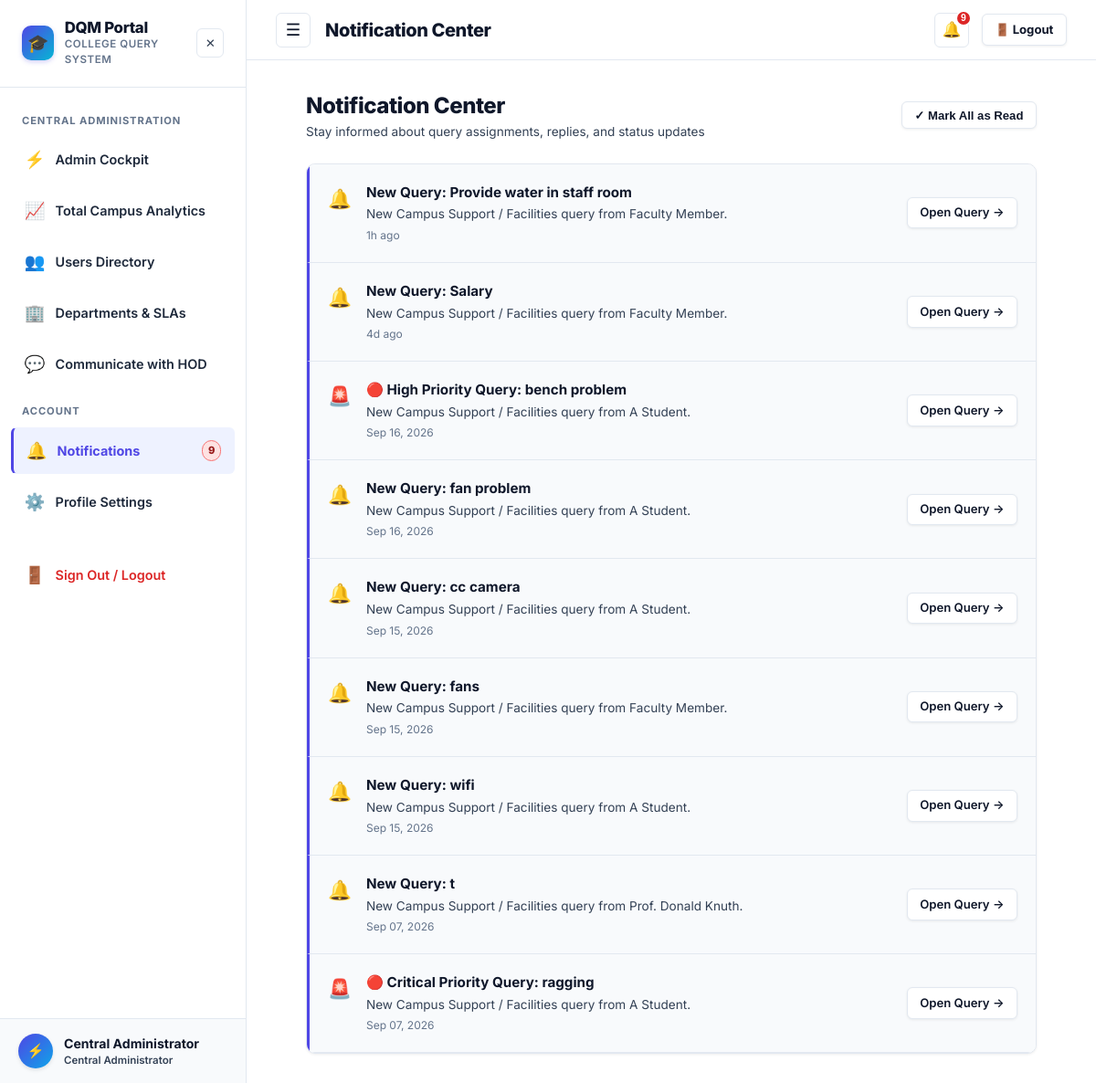
Page /notifications (signed in) on the committed database.
### tables this page shows
CREATE TABLE users (
    id INTEGER PRIMARY KEY AUTOINCREMENT,
    name TEXT DEFAULT 'Anonymous User',
    email TEXT NOT NULL UNIQUE,
    password_hash TEXT NOT NULL,
    role TEXT NOT NULL DEFAULT 'student',
    level TEXT,
    department TEXT,
    course TEXT,
    year INTEGER,
    phone TEXT,
    roll_no TEXT,
    designation TEXT,
    is_active INTEGER DEFAULT 1,
    last_active_at TIMESTAMP DEFAULT CURRENT_TIMESTAMP,
    created_at TIMESTAMP DEFAULT CURRENT_TIMESTAMP
);

CREATE TABLE notifications (
    id INTEGER PRIMARY KEY AUTOINCREMENT,
    user_id INTEGER NOT NULL,
    query_id INTEGER,
    title TEXT NOT NULL,
    message TEXT NOT NULL,
    type TEXT DEFAULT 'info',
    is_read INTEGER DEFAULT 0,
    created_at TIMESTAMP DEFAULT CURRENT_TIMESTAMP,
    FOREIGN KEY(user_id) REFERENCES users(id) ON DELETE CASCADE,
    FOREIGN KEY(query_id) REFERENCES queries(id) ON DELETE CASCADE
);

### app.py (the view)
@app.route('/notifications')
@login_required
def notifications():
    user = get_current_user()
    db = get_db()
    all_notifs = db.execute("""
        SELECT n.*, q.title as query_title
        FROM notifications n
        LEFT JOIN queries q ON n.query_id = q.id
        WHERE n.user_id = ?
        ORDER BY n.created_at DESC
    """, (user['id'],)).fetchall()
    return render_template('notifications.html', notifications=all_notifs)

### app.py (called while the page is built)
@app.before_request
def track_user_activity():
    user = get_current_user()
    if user and user.get('id'):
        uid = user['id']
        if uid not in ONLINE_USERS:
            ONLINE_USERS[uid] = set()
        now_str = datetime.now().strftime('%Y-%m-%d %H:%M:%S')
        try:
            db = get_db()
            db.execute("UPDATE users SET last_active_at = ? WHERE id = ?", (now_str, uid))
            db.commit()
        except Exception:
            pass

def login_required(f):
    @wraps(f)
    def decorated_function(*args, **kwargs):
        user = get_current_user()
        if not user:
            session.clear()
            flash('Please log in to access this page.', 'warning')
            return redirect(url_for('login', next=request.url))
        return f(*args, **kwargs)
    return decorated_function

def get_current_user():
    if 'user_id' in session:
        db = get_db()
        user = db.execute('SELECT * FROM users WHERE id = ?', (session['user_id'],)).fetchone()
        if not user or not user['is_active']:
            session.clear()
            return None
        return dict(user)
    return None

### database.py (called while the page is built)
def get_db():
    if 'db' not in g:
        g.db = sqlite3.connect(
            current_app.config['DATABASE'],
            detect_types=sqlite3.PARSE_DECLTYPES
        )
        g.db.row_factory = sqlite3.Row
        g.db.execute("PRAGMA foreign_keys = ON")
        init_db(g.db)
    return g.db

### models.py (called while the page is built)
def init_db(db_conn):
    db_conn.executescript(SCHEMA)
    check_and_migrate_db(db_conn)
    db_conn.commit()

### templates/notifications.html (shortened to what this page needs)
{% extends 'base.html' %}
{% block page_title %}Notification Center{% endblock %}
{% block content %}
<div style="max-width: 800px; margin: 0 auto;">
  <div style="display: flex; justify-content: space-between; align-items: center; margin-bottom: 1.5rem;">
    <div>
      <h1 style="font-size: 1.5rem; font-weight: 800; color: var(--text-main); margin: 0;">Notification Center</h1>
      <p style="font-size: 0.85rem; color: var(--text-muted); margin: 0;">Stay informed about query assignments, replies, and status updates</p>
    </div>
    <button type="button" class="btn btn-secondary btn-sm" onclick="markAllRead()">
      ✓ Mark All as Read
    </button>
  </div>
  <div class="card" style="padding: 0; overflow: hidden;">
    {% if notifications %}
      {% for n in notifications %}
      <div class="notif-item {% if not n.is_read %}unread{% endif %}" style="padding: 1.25rem; display: flex; justify-content: space-between; align-items: center; border-bottom: 1px solid var(--border-color);">
        <div style="display: flex; gap: 1rem; align-items: flex-start;">
          <div style="font-size: 1.3rem; margin-top: 2px;">
            {% if n.type == 'urgent' %}🚨
            {% elif n.type == 'success' %}✅
            {% elif n.type == 'message' %}💬
            {% else %}🔔{% endif %}
          </div>
          <div>
            <div style="font-weight: 700; font-size: 0.95rem; color: var(--text-main);">{{ n.title }}</div>
            <div style="font-size: 0.85rem; color: var(--text-muted); margin-top: 2px;">{{ n.message }}</div>
            <div style="font-size: 0.75rem; color: var(--text-light); margin-top: 4px;">{{ n.created_at | timeago }}</div>
          </div>
        </div>
        <div>
          {% if n.query_id %}
          <a href="{{ url_for('query_details', query_id=n.query_id) }}" class="btn btn-secondary btn-sm" onclick="markSingleRead({{ n.id }})">
            Open Query →
          </a>
          {% endif %}
        </div>
      </div>
      {% endfor %}
    {% endif %}
  </div>
</div>
{% endblock %}

### templates/base.html (shortened to what this page needs)
<!DOCTYPE html>
<html lang="en">
<head>
  <link rel="stylesheet" href="{{ url_for('static', filename='css/style.css') }}">
</head>
<body data-user-role="{{ current_user.role if current_user else '' }}" data-user-dept="{{ current_user.department if current_user else '' }}" data-user-id="{{ current_user.id if current_user else '' }}">
  <div class="app-container">
    {% if current_user %}
    <aside class="sidebar" id="appSidebar">
      <div class="sidebar-header">
        <a href="{{ url_for('index') }}" class="sidebar-brand-wrapper" style="text-decoration: none; color: inherit;">
          <div class="sidebar-logo">🎓</div>
          <div class="sidebar-brand">
            <h2>DQM Portal</h2>
            <p>College Query System</p>
          </div>
        </a>
        <button type="button" class="sidebar-close-btn" id="sidebarCloseBtn" title="Close Navigation" aria-label="Close Navigation">
          ✕
        </button>
      </div>
      <nav class="sidebar-nav">
        {% if current_user.role == 'principal' %}
        <div class="nav-section-title">Principal Navigation</div>
        <a href="{{ url_for('department_dashboard', dept='Others') }}" class="nav-item {% if request.endpoint == 'department_dashboard' %}active{% endif %}">
          <span class="icon">📥</span> Received Queries
        </a>
        <a href="{{ url_for('admin_analytics') }}" class="nav-item {% if request.endpoint in ['admin_analytics', 'hod_analytics'] %}active{% endif %}">
          <span class="icon">📊</span> Analysis
        </a>
        <a href="{{ url_for('admin_users') }}" class="nav-item {% if request.endpoint == 'admin_users' %}active{% endif %}">
          <span class="icon">👥</span> Users
        </a>
        <a href="{{ url_for('admin_communicate_hod') }}" class="nav-item {% if request.endpoint == 'admin_communicate_hod' %}active{% endif %}">
          <span class="icon">💬</span> Communicate with HOD
        </a>
        {% else %}
        {% if current_user.role == 'admin' %}
        <div class="nav-section-title">Central Administration</div>
        <a href="{{ url_for('admin_dashboard') }}" class="nav-item {% if request.endpoint == 'admin_dashboard' %}active{% endif %}">
          <span class="icon">⚡</span> Admin Cockpit
        </a>
        <a href="{{ url_for('admin_analytics') }}" class="nav-item {% if request.endpoint == 'admin_analytics' %}active{% endif %}">
          <span class="icon">📈</span> Total Campus Analytics
        </a>
        <a href="{{ url_for('admin_users') }}" class="nav-item {% if request.endpoint == 'admin_users' %}active{% endif %}">
          <span class="icon">👥</span> Users Directory
        </a>
        <a href="{{ url_for('admin_departments') }}" class="nav-item {% if request.endpoint == 'admin_departments' %}active{% endif %}">
          <span class="icon">🏢</span> Departments & SLAs
        </a>
        <a href="{{ url_for('admin_communicate_hod') }}" class="nav-item {% if request.endpoint == 'admin_communicate_hod' %}active{% endif %}">
          <span class="icon">💬</span> Communicate with HOD
        </a>
        {% endif %}
        {% endif %}
        <div class="nav-section-title">Account</div>
        <a href="{{ url_for('notifications') }}" class="nav-item {% if request.endpoint == 'notifications' %}active{% endif %}">
          <span class="icon">🔔</span> Notifications
          {% if unread_notifications_count > 0 %}
          <span class="badge badge-urgent" style="margin-left: auto; padding: 2px 6px; font-size: 0.7rem;">{{ unread_notifications_count }}</span>
          {% endif %}
        </a>
        <a href="{{ url_for('profile') }}" class="nav-item {% if request.endpoint == 'profile' %}active{% endif %}">
          <span class="icon">⚙️</span> Profile Settings
        </a>
        <a href="{{ url_for('logout') }}" class="nav-item nav-item-logout" style="margin-top: 1.5rem;">
          <span class="icon">🚪</span> Sign Out / Logout
        </a>
      </nav>
      <div class="sidebar-footer">
        <div class="user-avatar-circle">
          {% if current_user.role == 'student' %}👨‍🎓{% elif current_user.role == 'hod' %}🎓{% elif current_user.role == 'ao' %}🏢{% elif current_user.role == 'office_staff' %}💼{% elif current_user.role == 'principal' %}🏛️{% elif current_user.role in ['staff', 'faculty'] %}👩‍🏫{% else %}⚡{% endif %}
        </div>
        <div style="flex-grow: 1; overflow: hidden;">
          <div style="font-size: 0.88rem; font-weight: 700; color: var(--text-main); white-space: nowrap; overflow: hidden; text-overflow: ellipsis;">
            {% if current_user.role == 'student' %}Student
            {% elif current_user.role == 'office_staff' %}Office Staff
            {% elif current_user.role in ['staff', 'faculty'] %}Department Staff
            {% elif current_user.role == 'hod' %}Head of Dept (HOD)
            {% elif current_user.role == 'ao' %}Administrative Officer (AO)
            {% elif current_user.role == 'principal' %}Principal
            {% else %}Central Administrator{% endif %}
          </div>
          <div style="font-size: 0.72rem; color: var(--text-muted); font-weight: 600;">
            {% if current_user.role == 'student' %}
              {{ current_user.course or 'Campus' }}{% if current_user.year %} (Yr {{ current_user.year }}){% endif %}
            {% elif current_user.role in ['ao', 'principal', 'admin'] %}
              {{ current_user.designation or 'Campus Administration' }}
            {% elif current_user.role == 'office_staff' %}
              Administrative Department
            {% else %}
              {{ current_user.department or 'Campus Support' }}
            {% endif %}
          </div>
        </div>
      </div>
    </aside>
    {% endif %}
    <div class="main-content">
      {% if current_user %}
      <header class="topbar">
        <div class="topbar-left">
          <button class="sidebar-toggle-btn" id="sidebarToggle" title="Toggle Navigation Menu" aria-label="Toggle Navigation Menu">
            ☰
          </button>
          <div class="topbar-title">{% block page_title %}Dashboard{% endblock %}</div>
        </div>
        <div class="topbar-right">
          <div class="notif-wrapper">
            <button class="notif-btn" id="notifBtn" aria-label="Notifications" title="Notifications">
              🔔
              {% if unread_notifications_count > 0 %}
              <span class="notif-badge">{{ unread_notifications_count }}</span>
              {% endif %}
            </button>
          </div>
          <a href="{{ url_for('logout') }}" class="btn btn-secondary btn-sm" title="Sign Out of Portal" style="font-weight: 700;">
            🚪 Logout
          </a>
        </div>
      </header>
      {% endif %}
      <main class="page-body">
        {% block content %}{% endblock %}
      </main>
    </div>
  </div>
</body>
</html>

### rows in the picture
users: designation "Central Administrator"
notifications: title "New Query: Provide water in staff room", message "New Campus Support / Facilities query from Faculty Member.", created_at "1h ago"
notifications: title "New Query: Salary", message "New Campus Support / Facilities query from Faculty Member.", created_at "4d ago"
notifications: title "🔴 High Priority Query: bench problem", message "New Campus Support / Facilities query from A Student.", created_at "Sep 16, 2026"
notifications: title "New Query: fan problem", message "New Campus Support / Facilities query from A Student.", created_at "Sep 16, 2026"
notifications: title "New Query: cc camera", message "New Campus Support / Facilities query from A Student.", created_at "Sep 15, 2026"
notifications: title "New Query: fans", message "New Campus Support / Facilities query from Faculty Member.", created_at "Sep 15, 2026"
notifications: title "New Query: wifi", message "New Campus Support / Facilities query from A Student.", created_at "Sep 15, 2026"
notifications: title "New Query: t", message "New Campus Support / Facilities query from Prof. Donald Knuth.", created_at "Sep 07, 2026"
notifications: title "🔴 Critical Priority Query: ragging", message "New Campus Support / Facilities query from A Student.", created_at "Sep 07, 2026"

### other values in the picture
{{ unread_notifications_count }} "9"
